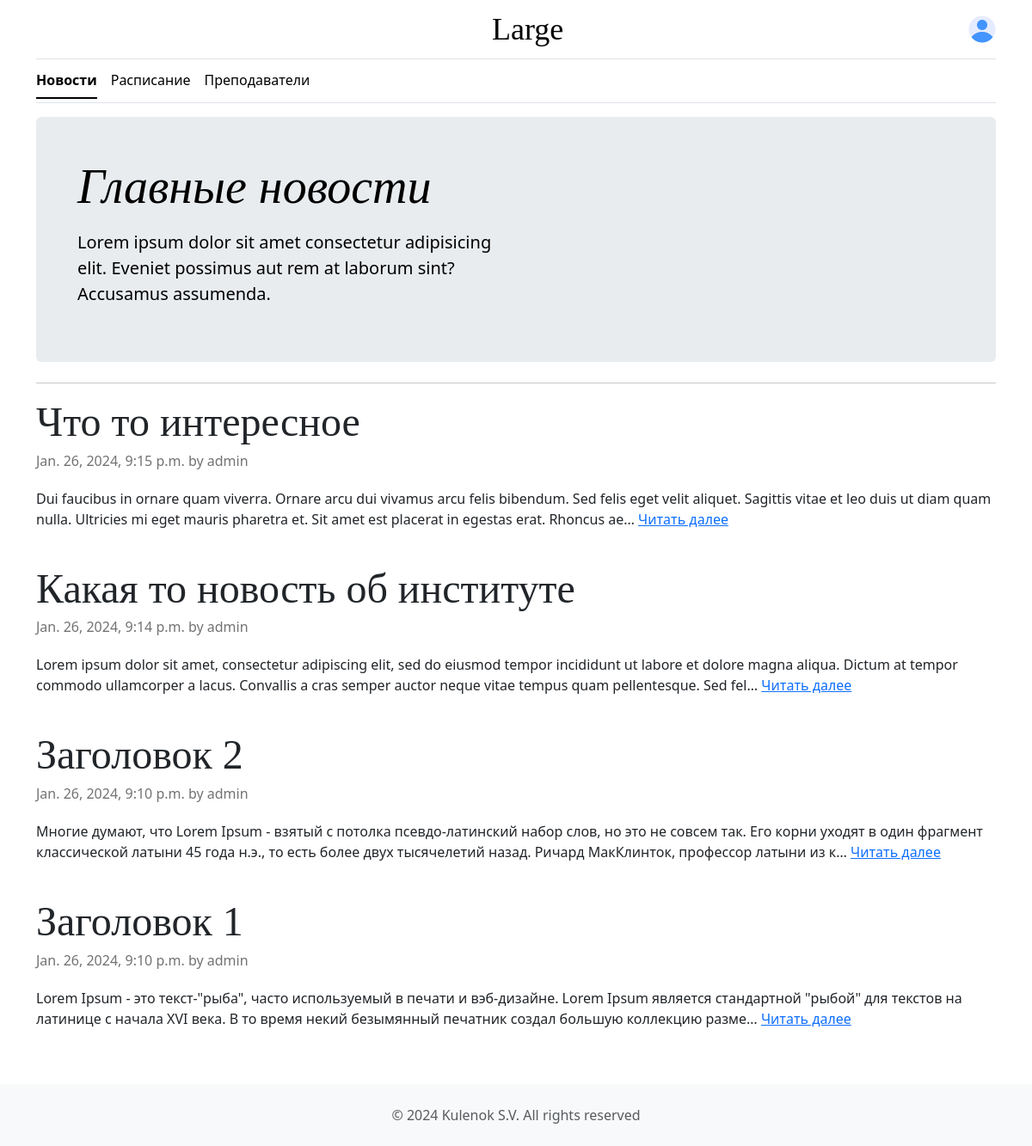
The page / on the database its author committed.
### university/models.py (models this page shows, shortened)
class blog_model(models.Model):
    date = models.DateTimeField(default=datetime.now)
    title = models.CharField(max_length=50)
    author = models.CharField(max_length=50)
    body = models.TextField(blank=False)
    slug = models.SlugField(null=False, unique=True)
    class Meta: ordering = ["-date"]

### university/views.py (the view)
# urls.py: path("", views.index, name="index"),
def index(request):
    paginator = Paginator(blog_model.objects.all(), PER_PAGE)
    page_number = request.GET.get("page")
    page_obj = paginator.get_page(page_number)
    context = {'title': 'realcoolsite',
               'data': page_obj}
    return render(request, 'university/index.html', context)

### templates/university/index.html (shortened to what this page needs)
{% extends "university/base.html" %}
{% block body %}
<main class="container mb-4">
    <div class="p-4 p-md-5 mb-4 rounded text-body-emphasis bg-body-secondary">
        <div class="col-lg-6 px-0">
            <h1 class="display-4 fst-italic">Главные новости</h1>
            <p class="lead my-3">Lorem ipsum dolor sit amet consectetur adipisicing elit. Eveniet possimus aut rem
                at laborum sint? Accusamus assumenda.</p>
        </div>
    </div>
    <hr/>
    <div class="col-md-12">
        {% for b in data %}
        <article class="blog-post">
            <h2 class="display-5 mb-1">{{b.title}}</h2>
            <p class="blog-post-meta">{{b.date}} by {{b.author}}</p>
            {{b.body | linebreaks|truncatechars:250}}
            <a href="{% url 'blog_detail' b.slug %}">Читать далее</a>
        </article>
        {% endfor %}
    </div>
</main>
{% endblock %}

### static/university/css/style.css (style rules this page uses)
html, body { height: 100%; }
body { flex-direction: column; display: flex; }
h1, h2, h3, h4, h5, h6 { font-family: "Playfair Display", Georgia, "Times New Roman", serif; }
.blog-post { margin-bottom: 2.5rem; }
.blog-post-meta { margin-bottom: 1.25rem; color: #727272; }

### rows shown on the page
blog_model: title "Что то интересное", date "Jan. 26, 2024, 9:15 p.m.", author "admin", body "Dui faucibus in ornare quam viverra. Ornare arcu dui vivamus arcu felis bibendum. Sed felis eget velit aliquet. Sagittis vitae et leo duis ut diam quam nulla. Ultricies mi eget mauris pharetra et. Sit amet est placerat in egestas erat. Rhoncus ae…"
blog_model: title "Какая то новость об институте", date "Jan. 26, 2024, 9:14 p.m.", author "admin", body "Lorem ipsum dolor sit amet, consectetur adipiscing elit, sed do eiusmod tempor incididunt ut labore et dolore magna aliqua. Dictum at tempor commodo ullamcorper a lacus. Convallis a cras semper auctor neque vitae tempus quam pellentesque. Sed fel…"
blog_model: title "Заголовок 2", date "Jan. 26, 2024, 9:10 p.m.", author "admin", body "Многие думают, что Lorem Ipsum - взятый с потолка псевдо-латинский набор слов, но это не совсем так. Его корни уходят в один фрагмент классической латыни 45 года н.э., то есть более двух тысячелетий назад. Ричард МакКлинток, профессор латыни из к…"
blog_model: title "Заголовок 1", date "Jan. 26, 2024, 9:10 p.m.", author "admin", body "Lorem Ipsum - это текст-\"рыба\", часто используемый в печати и вэб-дизайне. Lorem Ipsum является стандартной \"рыбой\" для текстов на латинице с начала XVI века. В то время некий безымянный печатник создал большую коллекцию разме…"
